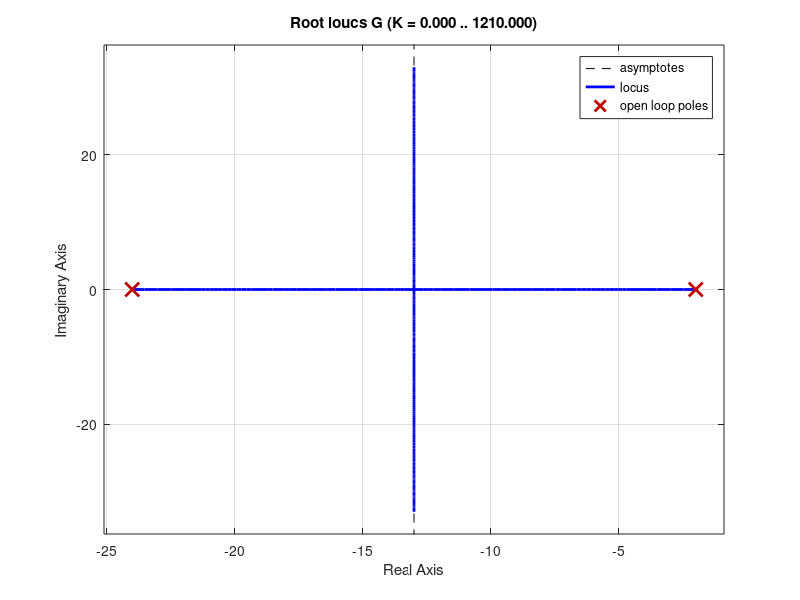
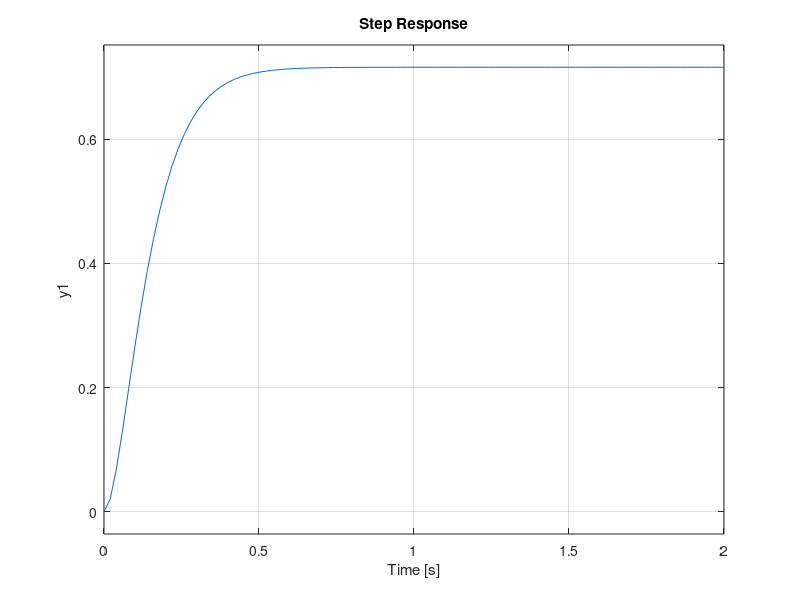

Here is the MATLAB script that generated these plots, in order:
% P1 - EJERCICIO 3: CONTROLADOR PROPORCIONAL P
clear all; close all; clc
pkg load control

s = tf('s');

# Requerimientos:
# - Respuesta Criticamente amortiguada
# - Raices reales e iguales
# - Sin sobrepasamiento -> Mp = 0

# A) FdT PLANTA:
G = 1 / ((s+2)*(s+24));
pole(G)

# B) L.R:
figure(1)
rlocus(G);

% C) SELECCIONO PUNTO DE DISEÑO:
s1 = -13;

% D) GANANCIA K: Aplico condicion de modulo |G(s)*H(s)| = 1/K
K1 = 1/abs(1 / ((s1+2)*(s1+24)))

% E) VALIDACION Y SIMULACION DE FdTLC:
FdTLC = feedback(K1*G, 1)
figure(2)
step(FdTLC, 2); grid on

# 1. Raíces Ec caracteristica deben valer s1
pole(FdTLC)
